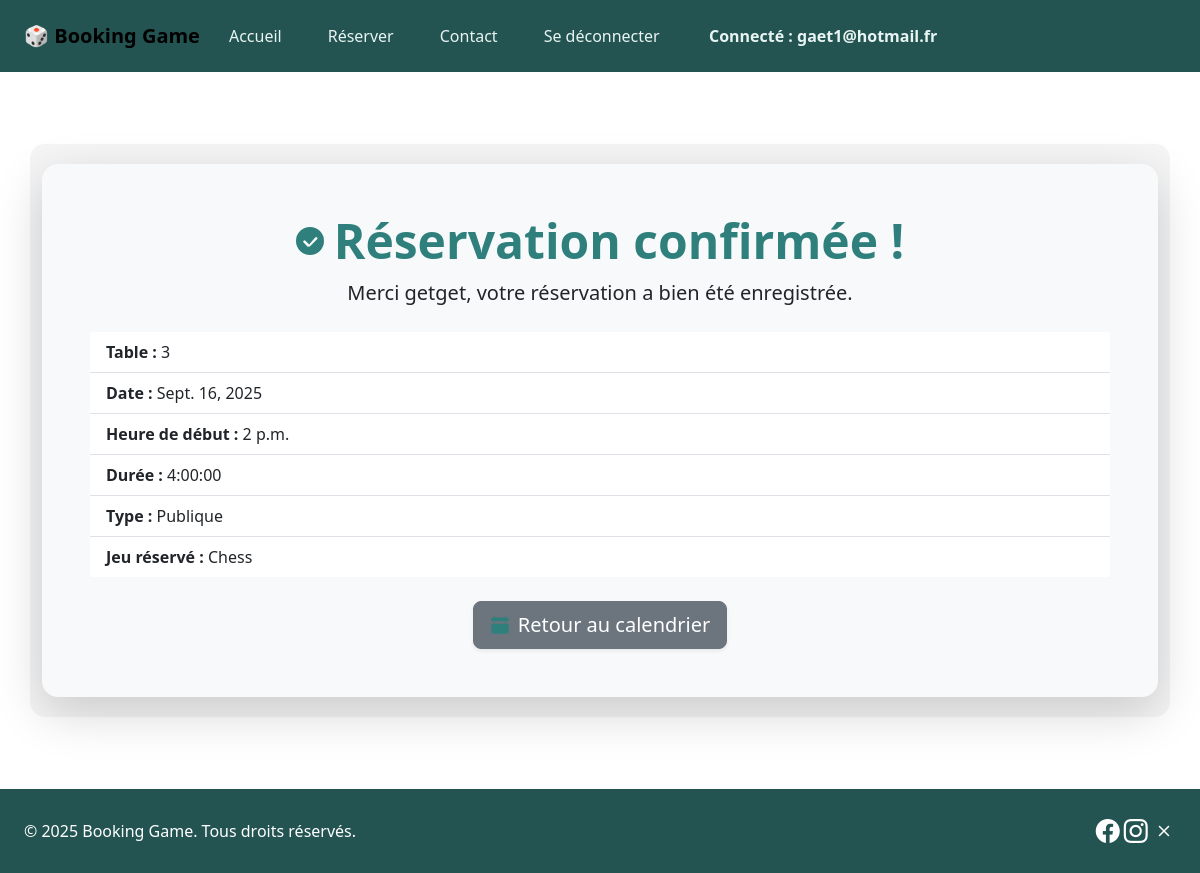
The page /users/confirmation/63/ (signed in) on the database its author committed.
### users_app/models.py (models this page shows, shortened)
class User(AbstractUser):
    username = models.EmailField(unique=True)
    pseudo = models.CharField(max_length=50, unique=True)
    phone = models.CharField(max_length=20, blank=True, null=True)
    favorite_games = models.ManyToManyField("tables_app.Game", blank=True, related_name='fans')

### tables_app/models.py (models this page shows, shortened)
class Booking(models.Model):
    date = models.DateField(default=timezone.now)
    start_time = models.TimeField()
    duration = models.DurationField(help_text="Durée (HH:MM:SS)")
    booking_type = models.CharField(max_length=10, choices=BookingType.choices)
    table = models.ForeignKey("Table", on_delete=models.CASCADE)
    main_customer = models.ForeignKey(settings.AUTH_USER_MODEL, on_delete=models.CASCADE, related_name='bookings')
    code = models.CharField(max_length=10, blank=True, null=True)  # ajout du code
    game = models.ForeignKey("tables_app.Game", on_delete=models.SET_NULL, null=True, blank=True)
    max_players = models.PositiveBigIntegerField(null=True, blank=True)
    participants = models.ManyToManyField(settings.AUTH_USER_MODEL, related_name='joined_bookings', blank=True)
    custom_game = models.CharField(max_length=100, blank=True, null=True)

class Table(models.Model):
    number_table = models.IntegerField(unique=True)
    capacity_table = models.IntegerField(default=12)
    state_table = models.CharField(max_length=10, choices=TableEtat.choices, default=TableEtat.LIBRE)
    game_table = models.ForeignKey("Game", null=True, blank=True, on_delete=models.SET_NULL)
    code_table = models.CharField(max_length=20, null=True, blank=True)
    customer_table = models.ManyToManyField(settings.AUTH_USER_MODEL,
                                            blank=True,
                                            related_name='joined_tables')

class Game(models.Model):
    name_game = models.CharField(max_length=100)
    category_game = models.CharField(max_length=50)
    duration_game = models.CharField(max_length=50, null=True, blank=True)
    nb_player_min_game = models.IntegerField(null=True, blank=True)
    nb_player_max_game = models.IntegerField(null=True, blank=True)
    stock_game = models.IntegerField(default=0)
    availability_game = models.BooleanField(default=True)
    presentation = models.TextField(null=True, blank=True)
    image_url = models.URLField(max_length=500, null=True, blank=True)

### users_app/views.py (the view)
# urls.py: path("confirmation/<int:booking_id>/", views.booking_confirmation, name="booking_confirmation"),
@login_required
def booking_confirmation(request, booking_id):
    booking = get_object_or_404(Booking, id=booking_id)
    if booking.game:  # Jeu du catalogue
        game_name = booking.game.name_game
    elif booking.custom_game:  # Jeu apporté par l'utilisateur
        game_name = booking.custom_game
    else:
        game_name = "Aucun"
    return render(request, "tables_app/booking_confirmation.html", {
        "booking": booking,
        "game_name": game_name
    })

### tables_app/templates/tables_app/booking_confirmation.html (shortened to what this page needs)
{% extends "base.html" %}
{% load static %}
{% block content %}
<div class="container my-5">
    <div class="card shadow-lg border-0 rounded-4 bg-light">
        <div class="card-body text-center p-5">
            <div class="mb-4 text-center">
    <h1 class="display-5 fw-bold"
        style="color:#2F807D; display:flex; justify-content:center; align-items:center; gap:10px;">
        <svg xmlns="http://www.w3.org/2000/svg" width="28" height="28"
             fill="#2F807D" class="bi bi-check-circle-fill" viewBox="0 0 16 16">
            <path d="M16 8A8 8 0 1 1 0 8a8 8 0 0 1 16 0zM6.97 11.03
                     a.75.75 0 0 0 1.07.02l3.992-3.99
                     a.75.75 0 1 0-1.06-1.06L7.5
                     9.939 5.383 7.823a.75.75 0
                     0 0-1.06 1.06l2.647 2.646z"/>
        </svg>
        Réservation confirmée !
    </h1>
    <p class="lead text-dark">
        Merci <strong>{{ booking.main_customer.pseudo }}</strong>,
        votre réservation a bien été enregistrée.
    </p>
</div>
            <ul class="list-group list-group-flush text-start mb-4">
                <li class="list-group-item"><strong>Table :</strong> {{ booking.table.number_table }}</li>
                <li class="list-group-item"><strong>Date :</strong> {{ booking.date }}</li>
                <li class="list-group-item"><strong>Heure de début :</strong> {{ booking.start_time }}</li>
                <li class="list-group-item"><strong>Durée :</strong> {{ booking.duration }}</li>
                <li class="list-group-item"><strong>Type :</strong> {{ booking.get_booking_type_display }}</li>
                <li class="list-group-item"><strong>Jeu réservé :</strong> {{ game_name }}</li>
            </ul>
            <div class="mt-4 text-center">
    <a href="{% url 'tables_app:calendar' %}?date={{ booking.date }}"
       class="btn btn-secondary btn-lg shadow-sm d-inline-flex align-items-center gap-2">
        Retour au calendrier
    </a>
</div>
        </div>
    </div>
</div>
{% endblock %}

### tables_app/templates/base.html (shortened to what this page needs)
<!DOCTYPE html>
<html lang="fr">
<head>
    {% load static %}
    <link rel="stylesheet" href="{% static 'css/style.css' %}?v=3">
    <link href="https://cdn.jsdelivr.net/npm/bootstrap@5.3.2/dist/css/bootstrap.min.css" rel="stylesheet">
    <link rel="stylesheet" href="https://cdnjs.cloudflare.com/ajax/libs/font-awesome/6.4.0/css/all.min.css">
    <link rel="stylesheet" href="https://cdn.jsdelivr.net/npm/bootstrap-icons@1.10.5/font/bootstrap-icons.css">
</head>
<body>
<nav class="navbar navbar-expand-lg custom-nav py-3 w-100">
    <div class="container-fluid px-4">
        <a class="navbar-brand fw-bold" href="{% url 'tables_app:home' %}">🎲 Booking Game</a>
       <div class="collapse navbar-collapse" id="navbarNav">
    <ul class="navbar-nav me-auto ">
        {% if user.is_authenticated %}
            <li class="nav-item"><a class="nav-link" href="{% url 'tables_app:home' %}">Accueil</a></li>
            <li class="nav-item"><a class="nav-link" href="{% url 'tables_app:calendar' %}">Réserver</a></li>
            <li class="nav-item"><a class="nav-link" href="{% url 'contact_app:contact' %}">Contact</a></li>
            <li class="nav-item"><a class="nav-link" href="{% url 'users_app:logout' %}">Se déconnecter</a></li>
        {% else %}
            <li class="nav-item"><a class="nav-link" href="{% url 'users_app:login' %}">Connexion</a></li>
            <li class="nav-item"><a class="nav-link" href="{% url 'users_app:register' %}">Inscription</a></li>
            <li class="nav-item"><a class="nav-link" href="{% url 'tables_app:games' %}">Nos jeux disponibles</a></li>
        {% endif %}
    </ul>
   {% if user.is_authenticated %}
    <ul class="navbar-nav ms-auto">
        <li class="nav-item">
            <span class="nav-link fw-bold">Connecté : {{ user.username }}</span>
        </li>
    </ul>
{% endif %}
</div>
    </div>
</nav>
<main class="py-4">
    {% block content %}{% endblock %}
</main>
<footer class="footer w-100 py-4 px-4 d-flex justify-content-between align-items-center flex-wrap">
    <p class="mb-2 mb-md-0">&copy; 2025 Booking Game. Tous droits réservés.</p>
    <div class="social-icons">
        <a href="#" target="_blank"><i class="bi bi-facebook"></i></a>
        <a href="#" target="_blank"><i class="bi bi-instagram"></i></a>
        <a href="#" target="_blank"><i class="bi bi-x"></i></a>
    </div>
</footer>
</body>
</html>

### tables_app/static/css/style.css (style rules this page uses)
body { font-family: 'Poppins', sans-serif; background-color: #fff7f8; color: #333; margin: 0; padding: 0; }
a { text-decoration: none; }
.container { background-color: #f5f5f5; padding: 40px 20px; border-radius: 15px; }
h1 { font-weight: bold; font-size: 2rem; margin-bottom: 30px; color: #2F807D; }
.btn-secondary { background-color: #2F807D; border: none; font-weight: bold; border-radius: 10px; transition: background-color 0.3s ease; }
.card { border-radius: 15px; overflow: hidden; transition: transform 0.3s ease, box-shadow 0.3s ease; }
a { text-decoration: none; transition: color 0.3s ease; }
.container { max-width: 1000px; margin: 50px auto; padding: 20px; font-family: 'Segoe UI', Tahoma, Geneva, Verdana, sans-serif; }
h1 { text-align: center; color: #2F807D; font-size: 2rem; margin-bottom: 30px; font-weight: bold; }
h1 { color: #2F807D; font-weight: bold; text-align: center; margin-bottom: 30px; }
.btn { border-radius: 10px; font-weight: bold; padding: 10px 20px; transition: transform 0.2s, background-color 0.3s; }
.btn-secondary { background-color: #6c757d; color: #fff; border: none; }
.custom-nav { background-color: #235452 !important; width: 100% !important; padding: 10; margin: 0; }
.custom-nav .navbar-nav { width: 100%; justify-content: flex-start; gap: 20px; }
.custom-nav .nav-link { font-weight: 500; color: #E8F4F2 !important; padding: 0.5rem 1rem; margin: 0 5px; }
.footer { background-color: #235452 !important; color: #fff; width: 100%; padding: 30px 20px; display: flex; justify-content: space-between; align-items: center; flex-wrap: wrap; box-sizing: border-box; }
.footer p { margin: 0; font-size: 1rem; }
.social-icons a { color: #fff; font-size: 1.5rem; transition: transform 0.3s, color 0.3s; }
body, html { margin: 0; padding: 0; width: 100%; }
main { min-height: calc(100vh - 140px); padding: 20px; }

### rows shown on the page
User: username "gaet1@hotmail.fr"
Booking: main_customer.pseudo "getget", table.number_table "3", date "Sept. 16, 2025", start_time "2 p.m.", duration "4:00:00", booking_type "Publique"
Game: name_game "Chess"
